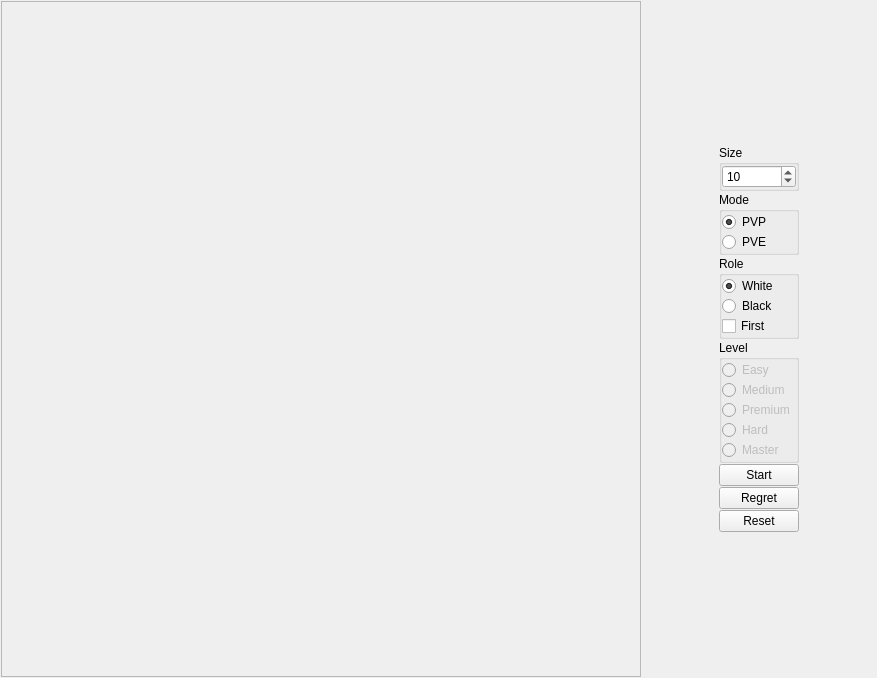
<?xml version="1.0" encoding="UTF-8"?>
<ui version="4.0">
 <class>MainWidget</class>
 <widget class="QWidget" name="MainWidget">
  <property name="geometry">
   <rect>
    <x>0</x>
    <y>0</y>
    <width>877</width>
    <height>678</height>
   </rect>
  </property>
  <property name="windowTitle">
   <string>MainWidget</string>
  </property>
  <layout class="QGridLayout" name="layoutGMain">
   <property name="leftMargin">
    <number>1</number>
   </property>
   <property name="topMargin">
    <number>1</number>
   </property>
   <property name="rightMargin">
    <number>1</number>
   </property>
   <property name="bottomMargin">
    <number>1</number>
   </property>
   <property name="spacing">
    <number>1</number>
   </property>
   <item row="6" column="3">
    <widget class="QPushButton" name="btnRegret">
     <property name="text">
      <string>Regret</string>
     </property>
    </widget>
   </item>
   <item row="3" column="2">
    <spacer name="hspacerLeft">
     <property name="orientation">
      <enum>Qt::Horizontal</enum>
     </property>
     <property name="sizeHint" stdset="0">
      <size>
       <width>40</width>
       <height>20</height>
      </size>
     </property>
    </spacer>
   </item>
   <item row="0" column="3">
    <spacer name="vspacerUp">
     <property name="orientation">
      <enum>Qt::Vertical</enum>
     </property>
     <property name="sizeHint" stdset="0">
      <size>
       <width>20</width>
       <height>140</height>
      </size>
     </property>
    </spacer>
   </item>
   <item row="7" column="3">
    <widget class="QPushButton" name="btnReset">
     <property name="text">
      <string>Reset</string>
     </property>
    </widget>
   </item>
   <item row="3" column="3">
    <widget class="QGroupBox" name="groupBoxRole">
     <property name="title">
      <string>Role</string>
     </property>
     <layout class="QGridLayout" name="layoutGRole">
      <property name="leftMargin">
       <number>0</number>
      </property>
      <property name="topMargin">
       <number>0</number>
      </property>
      <property name="rightMargin">
       <number>0</number>
      </property>
      <property name="bottomMargin">
       <number>0</number>
      </property>
      <property name="spacing">
       <number>0</number>
      </property>
      <item row="0" column="0">
       <widget class="QRadioButton" name="radioBtnWhite">
        <property name="text">
         <string>White</string>
        </property>
        <property name="checked">
         <bool>true</bool>
        </property>
       </widget>
      </item>
      <item row="1" column="0">
       <widget class="QRadioButton" name="radioBtnBlack">
        <property name="text">
         <string>Black</string>
        </property>
       </widget>
      </item>
      <item row="2" column="0">
       <widget class="QCheckBox" name="checkBoxFirst">
        <property name="text">
         <string>First</string>
        </property>
       </widget>
      </item>
     </layout>
    </widget>
   </item>
   <item row="0" column="0" rowspan="10" colspan="2">
    <widget class="FIRWidget" name="frame">
     <property name="minimumSize">
      <size>
       <width>640</width>
       <height>640</height>
      </size>
     </property>
     <property name="frameShape">
      <enum>QFrame::StyledPanel</enum>
     </property>
     <property name="frameShadow">
      <enum>QFrame::Raised</enum>
     </property>
    </widget>
   </item>
   <item row="2" column="3">
    <widget class="QGroupBox" name="groupBoxMode">
     <property name="title">
      <string>Mode</string>
     </property>
     <layout class="QGridLayout" name="layoutGMode">
      <property name="leftMargin">
       <number>0</number>
      </property>
      <property name="topMargin">
       <number>0</number>
      </property>
      <property name="rightMargin">
       <number>0</number>
      </property>
      <property name="bottomMargin">
       <number>0</number>
      </property>
      <property name="spacing">
       <number>0</number>
      </property>
      <item row="0" column="0">
       <widget class="QRadioButton" name="radioBtnPVP">
        <property name="text">
         <string>PVP</string>
        </property>
        <property name="checked">
         <bool>true</bool>
        </property>
       </widget>
      </item>
      <item row="1" column="0">
       <widget class="QRadioButton" name="radioBtnPVE">
        <property name="text">
         <string>PVE</string>
        </property>
       </widget>
      </item>
     </layout>
    </widget>
   </item>
   <item row="3" column="4">
    <spacer name="hspacerRight">
     <property name="orientation">
      <enum>Qt::Horizontal</enum>
     </property>
     <property name="sizeHint" stdset="0">
      <size>
       <width>40</width>
       <height>20</height>
      </size>
     </property>
    </spacer>
   </item>
   <item row="5" column="3">
    <widget class="QPushButton" name="btnStart">
     <property name="text">
      <string>Start</string>
     </property>
    </widget>
   </item>
   <item row="4" column="3">
    <widget class="QGroupBox" name="groupBoxLevel">
     <property name="title">
      <string>Level</string>
     </property>
     <layout class="QGridLayout" name="layoutGLevel">
      <property name="leftMargin">
       <number>0</number>
      </property>
      <property name="topMargin">
       <number>0</number>
      </property>
      <property name="rightMargin">
       <number>0</number>
      </property>
      <property name="bottomMargin">
       <number>0</number>
      </property>
      <property name="spacing">
       <number>0</number>
      </property>
      <item row="0" column="0">
       <widget class="QRadioButton" name="radioBtnEasy">
        <property name="enabled">
         <bool>false</bool>
        </property>
        <property name="text">
         <string>Easy</string>
        </property>
        <property name="checkable">
         <bool>true</bool>
        </property>
       </widget>
      </item>
      <item row="1" column="0">
       <widget class="QRadioButton" name="radioBtnMedium">
        <property name="enabled">
         <bool>false</bool>
        </property>
        <property name="text">
         <string>Medium</string>
        </property>
       </widget>
      </item>
      <item row="2" column="0">
       <widget class="QRadioButton" name="radioBtnPremium">
        <property name="enabled">
         <bool>false</bool>
        </property>
        <property name="text">
         <string>Premium</string>
        </property>
       </widget>
      </item>
      <item row="3" column="0">
       <widget class="QRadioButton" name="radioBtnHard">
        <property name="enabled">
         <bool>false</bool>
        </property>
        <property name="text">
         <string>Hard</string>
        </property>
       </widget>
      </item>
      <item row="4" column="0">
       <widget class="QRadioButton" name="radioBtnMaster">
        <property name="enabled">
         <bool>false</bool>
        </property>
        <property name="text">
         <string>Master</string>
        </property>
       </widget>
      </item>
     </layout>
    </widget>
   </item>
   <item row="9" column="3">
    <spacer name="vspacerDown">
     <property name="orientation">
      <enum>Qt::Vertical</enum>
     </property>
     <property name="sizeHint" stdset="0">
      <size>
       <width>20</width>
       <height>140</height>
      </size>
     </property>
    </spacer>
   </item>
   <item row="1" column="3">
    <widget class="QGroupBox" name="groupBox">
     <property name="title">
      <string>Size</string>
     </property>
     <layout class="QGridLayout" name="layoutGSize">
      <property name="leftMargin">
       <number>0</number>
      </property>
      <property name="topMargin">
       <number>0</number>
      </property>
      <property name="rightMargin">
       <number>0</number>
      </property>
      <property name="bottomMargin">
       <number>0</number>
      </property>
      <property name="spacing">
       <number>0</number>
      </property>
      <item row="0" column="0">
       <widget class="QSpinBox" name="spinBox">
        <property name="value">
         <number>10</number>
        </property>
       </widget>
      </item>
     </layout>
    </widget>
   </item>
  </layout>
 </widget>
 <customwidgets>
  <customwidget>
   <class>FIRWidget</class>
   <extends>QFrame</extends>
   <header>firwidget.h</header>
   <container>1</container>
  </customwidget>
 </customwidgets>
 <resources/>
 <connections/>
</ui>
